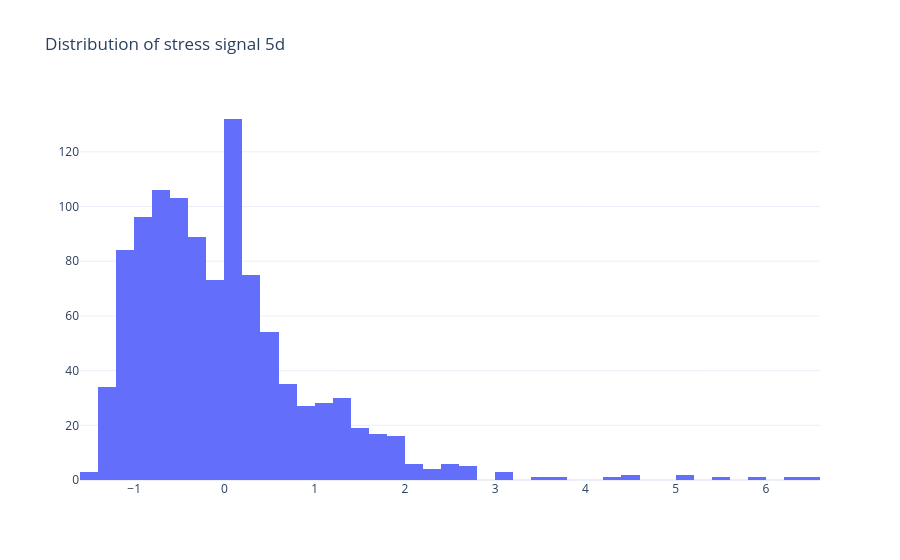

The notebook cell this image was saved under:
### Markdown cell above
**The distribution of stress shows a scew to right with some few but major events with high stress**

### Code cell
fig = go.Figure()

fig.add_trace(go.Histogram(
    x=plot_df["stress_5d"],
    nbinsx=50,
    name="Stress 5d"
))

fig.update_layout(
    title="Distribution of stress signal 5d",
    template="plotly_white"
)
fig.show()

### Figure 1 — Plotly figure (JSON) as saved in the notebook; plotly's stock layout.template omitted (floating-point values rounded to 4 significant figures; data arrays with more than 128 entries replaced by an {"elided": "..."} marker saying what was removed)
{"data": [{"name": "Stress 5d", "nbinsx": 50, "type": "histogram", "x": {"elided": "1056 float values"}}], "layout": {"title": {"text": "Distribution of stress signal 5d"}}}
